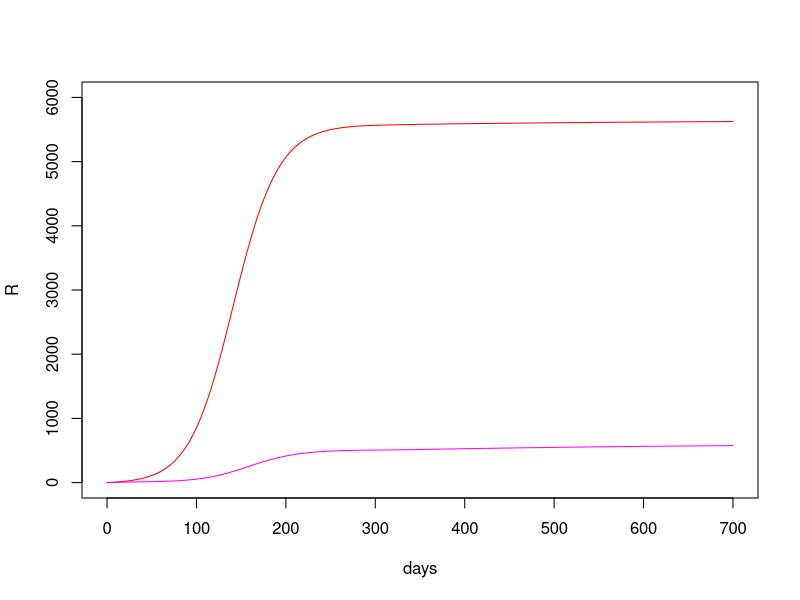
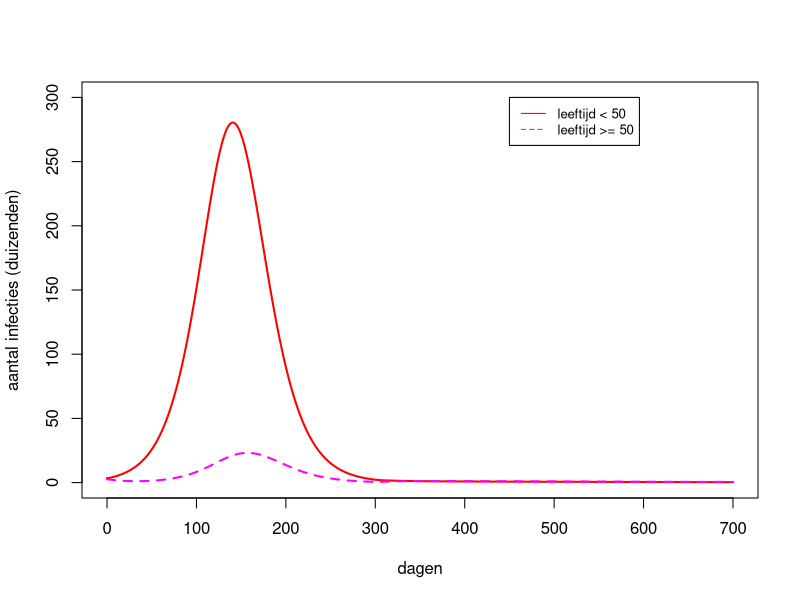
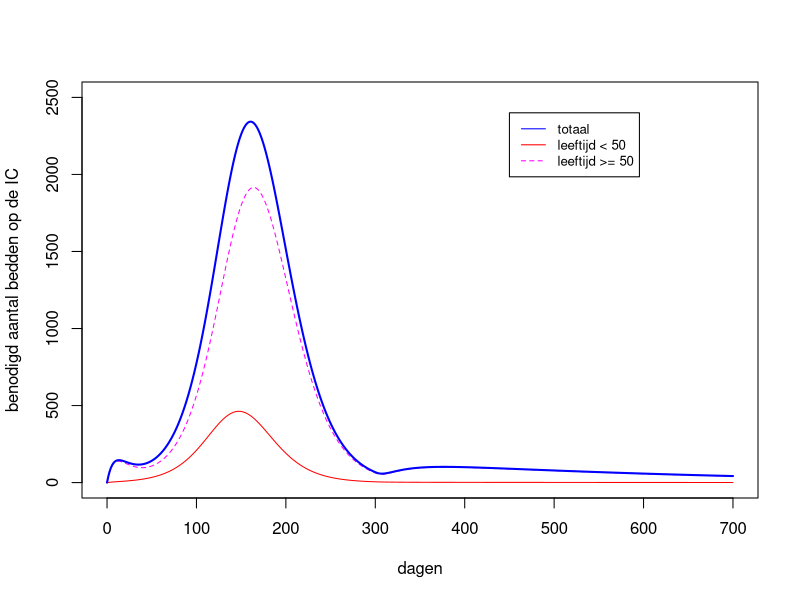
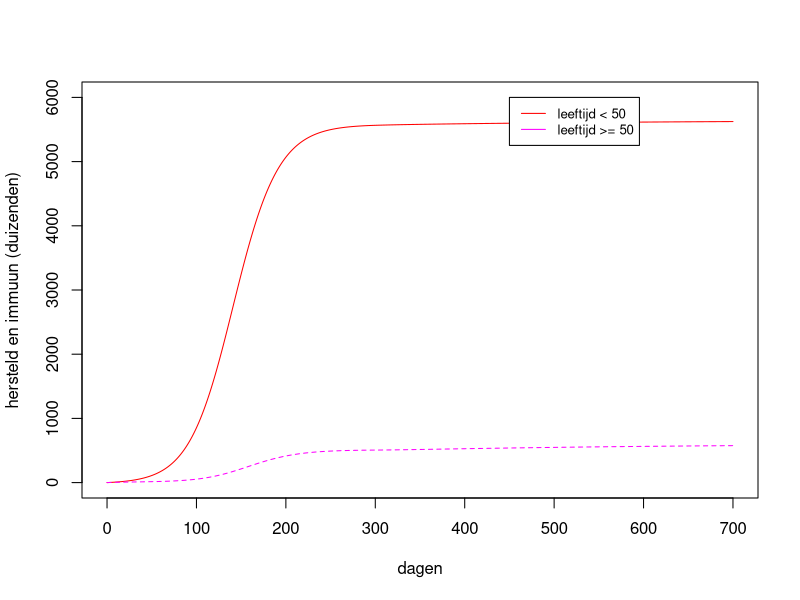

Write the R code that produced these figures, in order. (Note: this script raises an error after producing the figures.)
library(deSolve)
SEIR<-function(t, state, parameters) {
   with(as.list(c(state, parameters)),{
   # rate of change
   N = S+E+I+R
   dS <- -beta*I*S/N
   dE <- beta*I*S/N - E/d1
   dI <- E/d1 - I/d2
   dR <- I/d2
   # return the rate of change
   list(c(dS, dE, dI, dR))
   }) # end with(as.list ...
}  
if (F){
params = c(beta=1.2/5,d1=5, d2=5)
state  = c(S=17000,E=6,I=6,R=0)
times <- seq(0, 730, by = 1)
out <- ode(y = state, times = times, func = SEIR, parms = params, method="adams")
plot(out[,1],out[,2],type="l",col="blue",ylim=c(0,1000),xlab="days",ylab="I")
lines(out[,1],out[,4],type="l",col="red")
lines(out[,1],out[,5],type="l",col="darkgreen")
View(out)
}

SEIR2<-function(t, state, parameters) {
  with(as.list(c(state, parameters)),{
    if (t>tinc){
      b1 = b1inc
      b2 = b2inc
      w  = winc
    }
    # rate of change
    N1 = S1+E1+I1+R1
    N2 = S2+E2+I2+R2
    dS1 = -w*b1*S1*I1/N1 - (1-w)*b1*S1*I2/N2
    dE1 =  w*b1*S1*I1/N1 + (1-w)*b1*S1*I2/N2 - E1/d
    dI1 = E1/d - I1/d
    dC1 = fcrit1*I1/d-C1/dcrit
    dR1 = (1-fcrit1)*I1/d+C1/dcrit
    dS2 = -(b2-b1*(1-w)*N1/N2)*S2*I2/N2 - b1*(1-w)*N1/N2*S2*I1/N1
    dE2 =  (b2-b1*(1-w)*N1/N2)*S2*I2/N2 + b1*(1-w)*N1/N2*S2*I1/N1 - E2/d
    dI2 = E2/d - I2/d
    dC2 = fcrit2*I2/d-C2/dcrit
    dR2 = (1-fcrit2)*I2/d+C2/dcrit
    # return the rate of change
    list(c(dS1, dE1, dI1, dC1, dR1, dS2, dE2, dI2, dC2, dR2))
  }) # end with(as.list ...
}  


# 60% * 340K  = 204K 
# 204 K * 0.5 % = 1020

# 180 K * 0.5 % =  900
# 66  K * 4   % = 2640 

# huidige maatregelen: flatten the peak: OK, maar
# na 1 jaar R0 weer op oude niveau: alsnog epidemie

dur=5
R0 = 1.5
# b1 = 1.50 => 1.455 (assortative) + 0.045 (disass)
# b2 = 0.60 => 0.555 + 0.045
R0inc = 2
# b1 = 2.00 => 1.8 (assortative) + 0.2 (disass)
# b2 = 1.20 => 1.0 + 0.2


N1=10000
N2=7000

params2 = c(d=dur,b1=R0/dur,b2=0.4*R0/dur, w=0.97, tinc=300, b1inc=R0inc/dur, b2inc=0.6*R0inc/dur ,winc=0.90, fcrit1=0.12/100,fcrit2=6/100,dcrit=7)
state2  = c(S1=10000,E1=3.5,I1=3.5,C1=0,R1=0,S2=7000,E2=2.5,I2=2.5,C2=0,R2=0)
times <- seq(0, 700, by = 1)
out <- ode(y = state2, times = times, func = SEIR2, parms = params2, method="adams")
png("fig1.png")
plot(out[,1],out[,4],type="l",col="red",ylim=c(0,300),xlab="dagen",ylab="aantal infecties (duizenden)",lwd=2)
lines(out[,1],out[,9],type="l",lty=2,col="magenta",lwd=2)
legend(450, 300, legend=c("leeftijd < 50", "leeftijd >= 50"),
       col=c("red", "magenta"), lty=1:2, cex=0.8)
dev.off()


png("bedden.png")
plot(out[,1],out[,5]*1000,type="l",col="red",ylim=c(0,2500),xlab="dagen",ylab="benodigd aantal bedden op de IC")
lines(out[,1],out[,10]*1000,type="l",col="magenta",lty=2)
lines(out[,1],(out[,5]+out[,10])*1000,type="l",col="blue",lwd=2)
legend(450, 2400, legend=c("totaal","leeftijd < 50", "leeftijd >= 50"),
       col=c("blue","red", "magenta"), lty=c(1,1,2), cex=0.8)
dev.off()

png("immune.png")
plot(out[,1],out[,6],type="l",col="red",ylim=c(0,6000),xlab="dagen",ylab="hersteld en immuun (duizenden)")
lines(out[,1],out[,11],type="l",col="magenta",lty=2)
legend(450, 6000, legend=c("leeftijd < 50", "leeftijd >= 50"),
       col=c("red", "magenta"), lty=c(1,1,2), cex=0.8)
dev.off()

plot(out[,1],out[,6],type="l",col="red",ylim=c(0,6000),xlab="days",ylab="R")
lines(out[,1],out[,11],type="l",col="magenta")
View(out)


dur=5
params2 = c(d=dur,b1=1.5/dur,b2=0.6/dur,bx=0.15/dur, tinc=300, b1inc=2.0/dur, b2inc=1.2/dur ,bxinc=0.5/dur)
state2  = c(S1=10000,E1=3.5,I1=3.5,R1=0,S2=7000,E2=2.5,I2=2.5,R2=0)
times <- seq(0, 800, by = 1)
out <- ode(y = state2, times = times, func = SEIR2, parms = params2, method="adams")

plot(out[,1],out[,4],type="l",col="red",ylim=c(0,1000),xlab="days",ylab="I1 vs I2")
lines(out[,1],out[,8],type="l",col="magenta")

plot(out[,1],out[,5],type="l",col="red",ylim=c(0,10000),xlab="days",ylab="I1 vs I2")
lines(out[,1],out[,9],type="l",col="magenta")

plot(out[,1],out[,2],type="l",col="blue",ylim=c(0,10000),xlab="days",ylab="I")
lines(out[,1],out[,4],type="l",col="red")
lines(out[,1],out[,5],type="l",col="darkgreen")
lines(out[,1],out[,8],type="l",col="orange")
View(out)
